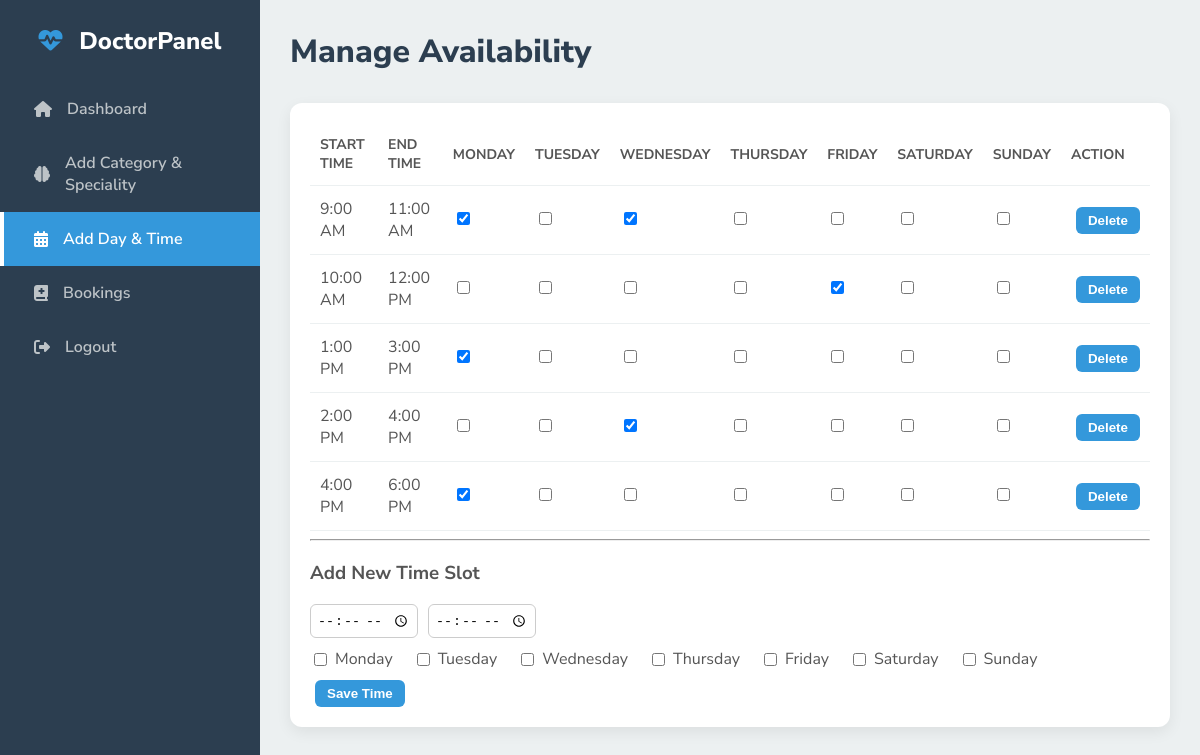
The app's page /MINI_PHP/add_day_time.php (signed in) with its own data.
### tables this page shows
CREATE TABLE `doctor_available_time` (
  `id` int(11) NOT NULL,
  `day_id` int(11) DEFAULT 0,
  `start_time` time DEFAULT '00:00:00',
  `end_time` time DEFAULT '00:00:00',
  `created_at` timestamp NOT NULL DEFAULT current_timestamp(),
  `updated_at` timestamp NOT NULL DEFAULT current_timestamp() ON UPDATE current_timestamp()
);

### MINI_PHP/add_day_time.php (the view, shortened to what this page needs)
<?php
include("config.php");
$doctor_id = $_SESSION['doctor_id'];
$days_map = [
    '1' => 'Monday',
    '2' => 'Tuesday',
    '3' => 'Wednesday',
    '4' => 'Thursday',
    '5' => 'Friday',
    '6' => 'Saturday',
    '7' => 'Sunday'
];
$time_slots = [];
$res = mysqli_query($conn, "
    SELECT t.id as time_id, t.start_time, t.end_time, d.id as day_id, d.day
    FROM doctor_available_time t
    JOIN doctor_available_day d ON t.day_id=d.id
    WHERE d.doctor_id='$doctor_id'
    ORDER BY t.start_time
");
while ($row = mysqli_fetch_assoc($res)) {
    $unique_time_key = $row['start_time'] . '_' . $row['end_time'];
    if (!isset($time_slots[$unique_time_key])) {
        $time_slots[$unique_time_key] = [
            'start_time' => $row['start_time'],
            'end_time' => $row['end_time'],
            'days' => []
        ];
    }
    $time_slots[$unique_time_key]['days'][$row['day']] = [
        'day_id' => $row['day_id'],
        'time_id' => $row['time_id']
    ];
}
$time_slots = array_values($time_slots);
?>
<!DOCTYPE html>
<html lang="en">
<head>
    <link rel="stylesheet" href="https://cdnjs.cloudflare.com/ajax/libs/font-awesome/6.4.0/css/all.min.css">
</head>
<body>
    <div class="sidebar">
        <div class="sidebar-header">
            <i class="fas fa-heart-pulse"></i> <span>DoctorPanel</span>
        </div>
        <nav class="sidebar-nav">
            <a href="doctor_dashboard.php"><i class="fas fa-home"></i> <span>Dashboard</span></a>
            <a href="add_speciality.php"><i class="fas fa-brain"></i> <span>Add Category & Speciality</span></a>
            <a href="add_day_time.php" class="active"><i class="fas fa-calendar-alt"></i> <span>Add Day & Time</span></a>
            <a href="booking.php"><i class="fas fa-book-medical"></i> <span>Bookings</span></a>
            <a href="logout.php"><i class="fas fa-sign-out-alt"></i> <span>Logout</span></a>
        </nav>
    </div>
    <main class="main-content">
        <header class="header">
            <h1>Manage Availability</h1>
        </header>
        <div class="card">
            <?php if (!empty($time_slots)): ?>
                <table class="data-table">
                    <thead>
                        <tr>
                            <th>Start Time</th>
                            <th>End Time</th>
                            <?php foreach ($days_map as $day): ?>
                                <th><?php echo $day; ?></th>
                            <?php endforeach; ?>
                            <th>Action</th>
                        </tr>
                    </thead>
                    <tbody>
                        <?php foreach ($time_slots as $slot): ?>
                            <tr>
                                <td><?php echo date("g:i A", strtotime($slot['start_time'])); ?></td>
                                <td><?php echo date("g:i A", strtotime($slot['end_time'])); ?></td>
                                <?php foreach ($days_map as $num => $day_name):
                                    $day_data = $slot['days'][$num] ?? null;
                                    $checked = $day_data ? 'checked' : '';
                                ?>
                                    <td>
                                        <input type="checkbox" onchange="toggleDay(this, <?php echo $num; ?>)" <?php echo $checked; ?>>
                                    </td>
                                <?php endforeach; ?>
                                <td>
                                    <button class="btn" onclick="deleteTime('<?php echo $slot['days'][array_key_first($slot['days'])]['time_id']; ?>')">Delete</button>
                                </td>
                            </tr>
                        <?php endforeach; ?>
                    </tbody>
                </table>
            <?php else: ?>
                <p style="text-align:center; padding:20px;">No time slots added yet.</p>
            <?php endif; ?>
            <hr>
            <h3>Add New Time Slot</h3>
            <form method="POST">
                <div class="time-row">
                    <input type="time" name="start_time" required>
                    <input type="time" name="end_time" required>
                </div>
                <div class="time-row">
                    <?php foreach ($days_map as $num => $dname): ?>
                        <label><input type="checkbox" name="days[]" value="<?php echo $num; ?>"> <?php echo $dname; ?></label>
                    <?php endforeach; ?>
                </div>
                <button type="submit" name="add_time" class="btn">Save Time</button>
            </form>
        </div>
    </main>
</body>
</html>

### MINI_PHP/add_day_time.php (style rules this page uses)
:root { --primary-color: #3498db; --secondary-color: #2c3e50; --background-color: #ecf0f1; --card-background: #ffffff; --text-color: #555; --heading-color: var(--secondary-color); --border-radius: 12px; --card-shadow: 0 5px 15px rgba(0, 0, 0, 0.07); --success-color: #27ae60; --pending-color: #e67e22; }
body { font-family: 'Nunito Sans', sans-serif; margin: 0; background-color: var(--background-color); color: var(--text-color); display: flex; }
.sidebar { width: 260px; background: var(--secondary-color); color: #fff; position: fixed; height: 100%; padding-top: 25px; }
.sidebar-header { text-align: center; padding-bottom: 25px; font-size: 24px; font-weight: 800; }
.sidebar-header i { margin-right: 10px; color: var(--primary-color); }
.sidebar-nav a { display: flex; align-items: center; gap: 15px; padding: 16px 30px; text-decoration: none; color: #bdc3c7; font-weight: 600; font-size: 16px; border-left: 4px solid transparent; transition: all 0.3s ease; }
.sidebar-nav a.active { background-color: var(--primary-color); color: #fff; border-left: 4px solid #fff; }
.main-content { margin-left: 260px; width: calc(100% - 260px); padding: 30px; }
.header h1 { font-size: 32px; font-weight: 800; color: var(--heading-color); margin: 0 0 30px 0; }
.card { background-color: var(--card-background); border-radius: var(--border-radius); padding: 20px; box-shadow: var(--card-shadow); overflow-x: auto; }
.data-table { width: 100%; border-collapse: collapse; }
.data-table th, .data-table td { padding: 12px 10px; text-align: left; border-bottom: 1px solid #ecf0f1; }
.data-table th { font-size: 14px; font-weight: 700; text-transform: uppercase; }
.btn { padding: 6px 12px; border: none; background-color: var(--primary-color); color: #fff; border-radius: 6px; cursor: pointer; font-weight: 600; margin-left: 5px; }
.time-row { display: flex; align-items: center; flex-wrap: wrap; gap: 10px; margin-bottom: 10px; }
.time-row input[type="time"] { padding: 6px; border-radius: 6px; border: 1px solid #ccc; }
.time-row label { margin-right: 10px; display: flex; align-items: center; gap: 5px; }

### records on screen
doctor_available_time: start_time "10:00 AM", end_time "12:00 PM"
doctor_available_time: start_time "1:00 PM", end_time "3:00 PM"
doctor_available_time: start_time "2:00 PM", end_time "4:00 PM"
doctor_available_time: start_time "4:00 PM", end_time "6:00 PM"

### other values on screen
$day "MONDAY"
$day "TUESDAY"
$day "WEDNESDAY"
$day "THURSDAY"
$day "FRIDAY"
$day "SATURDAY"
$day "SUNDAY"
date("g:i A", strtotime($slot['start_time'])) "9:00 AM"
date("g:i A", strtotime($slot['end_time'])) "11:00 AM"
$dname "Monday"
$dname "Tuesday"
$dname "Wednesday"
$dname "Thursday"
$dname "Friday"
$dname "Saturday"
